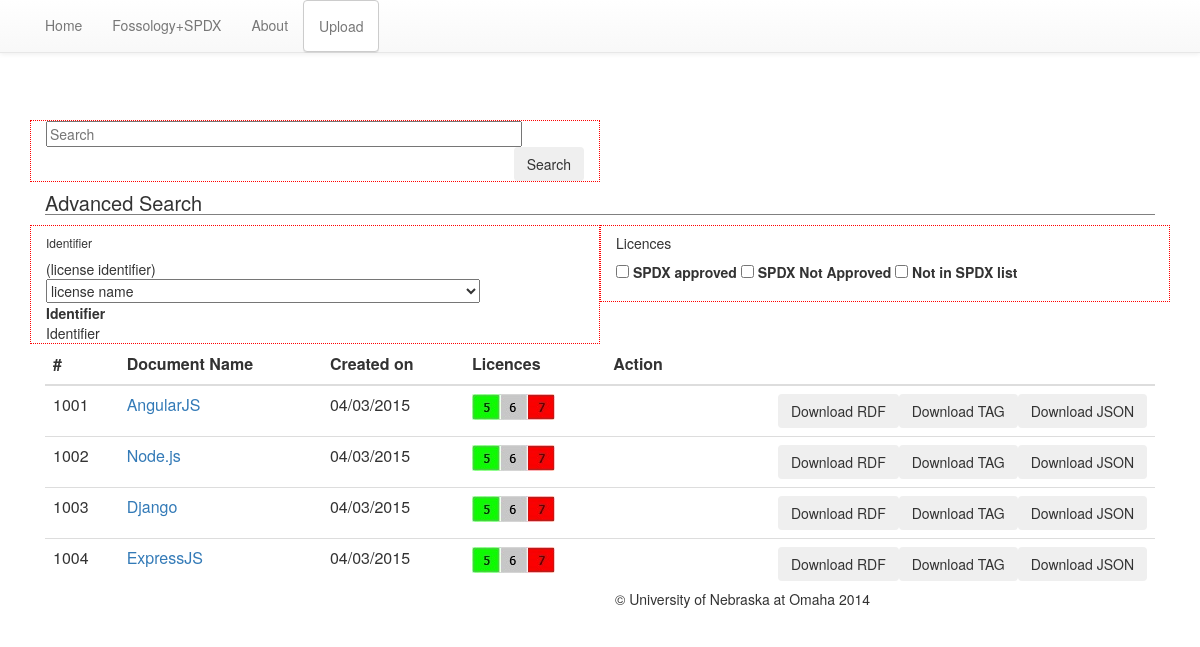
The page / on the database its author committed.
### tables this page shows
CREATE TABLE IF NOT EXISTS `spdx_file` (
  `spdx_pk` int(11) AUTO_INCREMENT,
  `spdx_id` text NOT NULL,
  `version` text NOT NULL,
  `data_license` text NOT NULL,
  `document_name` text NOT NULL,
  `document_namespace` text NOT NULL,
  `external_dic_ref` text NOT NULL,
  `license_list_version` text NOT NULL,
  `document_comment` text,
  `creator` text NOT NULL,
  `creator_optional1` text,
  `creator_optional2` text,
  `created_date` timestamp NOT NULL DEFAULT CURRENT_TIMESTAMP ON UPDATE CURRENT_TIMESTAMP,
  `creator_comment` text,
  PRIMARY KEY (`spdx_pk`)
);

### src/function/Data_Source.php (called while the page is built, shortened)
<?php
    $host        = "localhost";
    $username    = "root";
    $password    = "";
    $db_name     = "SPDX";
?>

### src/function/spdx_doc.php (called while the page is built, shortened)
<?php
   function getSPDX_DocList($name = "") {
        include("Data_Source.php");
        $query = "SELECT spdx_pk,
                         document_name,
                         created_date
                  FROM spdx_file ";
        $query .= "ORDER BY created_date ASC";
        $qrySpdxDocs = mysql_query($query);
        return $qrySpdxDocs;
    }
	 function getSPDX_LicenseList() {
        include("Data_Source.php");
        $query = "SELECT license_fullname, license_identifier
                  FROM spdx_license_list_insert";
        $qrySpdxList = mysql_query($query);
        return $qrySpdxList;
    }
?>

### src/index.php (the view, shortened to what this page needs)
<div class="container" >
  <div class="col-xs-12 blue-bord" style="height: 50px">
<?php
    include("function/_header.php");
    include("function/spdx_doc.php");
    $name = "";
?>
  </div>
  <div class="col-xs-12 col-md-6 red-bord">
       <form action="index.php" method="post" >
    		<input type="text" class="" size="60" tabindex="2" autofocus="autofocus" placeholder="Search" value="<?php 		echo $name; ?>" name="doc_name"/>
    		<button type="submit" class="btn pull-right">Search</button>
    	</form>
  </div>
  <div class="col-xs-12 blue-bord">
    <h4 class="search-header">Advanced Search</h4>
  </div>
  <div class="col-xs-12 col-md-6 red-bord">
    <h6>Identifier</strong></h6>
    <div id="identifier">Identifier</div>
    <select class="LicenseListDropDown" name="charset">
      <option value="(license identifier)" selected="selected">license name</option>
    </select>
    <div><strong>Identifier</strong></div>
    <div id="identifier">Identifier</div>
  </div>
  <div class="col-xs-12 col-md-6  red-bord">
    <form>
      <h5>Licences</h5>
      <input id="" name="outline" type="checkbox" value="1" />
      <label title="SPDX approved" for="">SPDX approved</label>
      <input id="" name="No200" type="checkbox" value="1" />
      <label title="SPDX Not Approved" for="">SPDX Not Approved</label>
      <input id="uri-verbose2" name="" type="checkbox" value="1" />
      <label title="Not in SPDX list" for="">Not in SPDX list</label>
    </form>
  </div>
</div>
<div class="container">
  <div class="col-xs-12">
  </div>
</div>
<div class="container">
 	<div class="col-xs-12">
    <table id="tablesorter" class="table display">
        <thead>
          <tr>
            <th>#</th>
            <th>Document Name</th>
            <th>Created on</th>
            <th>Licences</th>
            <th>Action</th>
          </tr>
        </thead>
        <tbody>
        <?php
          $result = getSPDX_DocList($name);
                    while($row = mysql_fetch_assoc($result)) {
                        echo '<tr>';
                        echo     '<td>';
                        echo         $row['spdx_pk'];
                        echo     '</td>';
                        echo     '<td>';
                        echo         '<a href="spdx_doc.php?doc_id=' . $row['spdx_pk'] . '">' . $row['document_name'] . '</a>';
                        echo     '</td>';
                        echo     '<td>';
                        echo         date('m/d/Y', strtotime($row['created_date']));
                        echo     '</td>';
						echo     '<td>';
						echo         '<img src="../src/images/flags.jpg" width="83" height="26" />';
						echo     '</td>';
                        echo     '<td style="text-align:right;">';
                        echo         '<div>';
                        echo             '<button type="button" class="btn" onclick="window.open(\'download.php?doc_id=' . $row['spdx_pk'] . '&format=RDF&doc_name=' . $row['document_name'] . '\',\'_blank\');">Download RDF</button>';
                        echo             '<button type="button" class="btn" onclick="window.open(\'download.php?doc_id=' . $row['spdx_pk'] . '&format=TAG&doc_name=' . $row['document_name'] . '\',\'_blank\');">Download TAG</button>';
                        echo             '<button type="button" class="btn" onclick="window.open(\'download.php?doc_id=' . $row['spdx_pk'] . '&format=JSON&doc_name=' . $row['document_name'] . '\',\'_blank\');">Download JSON</button>';
                        echo         '</div>';
                        echo     '</td>';
                        echo '</tr>';
                    }
                ?>
        </tbody>
    </table>
  </div>
</div>
<?php include("function/_footer.php"); ?>

### src/function/_header.php (shortened to what this page needs)
<SPDX-License-Identifier: Apache-2.0>
<!DOCTYPE html>
<html lang="en" ng-app="dashApp">
    <head>
        <link href="css/dashboard.css" rel="stylesheet">
        <link href="css/style.css" rel="stylesheet">
        <link href="css/upload_style.css" rel="stylesheet">
        <link href="css/bootstrap.css" rel="stylesheet">
        <link href="css/demo_table.css" rel="stylesheet">
        <link href="css/bootstrap-theme.css" rel="stylesheet">
        <link rel="stylesheet" href="http://maxcdn.bootstrapcdn.com/bootstrap/3.2.0/css/bootstrap.min.css">
         <link rel="stylesheet" href="//code.jquery.com/ui/1.11.4/themes/smoothness/jquery-ui.css">
   </head>
<body>
    <header class="navbar navbar-default navbar-fixed-top bs-docs-nav" id="top" role="banner" >
        <div class="container">
            <nav class="collapse navbar-collapse bs-navbar-collapse">
                <ul class="nav navbar-nav">
                 	<li><a href="index.php">Home</a></li>
                 	<li><a href="https://fossologyspdx.ist.unomaha.edu/" target="_blank">Fossology+SPDX</a></li>
                 	<li><a href="About.php">About</a></li>
                    <li><a class="btn btn-default navbar-upload" role="button" href="upload.php">Upload</a></li>
                </ul>
            </nav>
        </div>
    </header>

### src/function/_footer.php
        <div class="container">
        	<div class="col-md-6 col-md-offset-6">
	            <footer>
	                <p>&copy; University of Nebraska at Omaha 2014</p>
	            </footer>
            </div>
        </div>
    </body>
</html>

### src/css/style.css (style rules this page uses)
.search-header { font-size: 20px; border-bottom: solid 1px grey; }
.red-bord { border: dotted 1px red; }

### src/css/demo_table.css (style rules this page uses)
table.display { clear: both; margin: 0 auto; width: 100%; }
table.display thead th { border-bottom: 1px solid black; cursor: pointer; font-weight: bold; padding: 3px 18px 3px 10px; }
table.display td { padding: 3px 10px; }

### rows shown on the page
spdx_file: spdx_pk "1001", document_name "AngularJS", created_date "04/03/2015"
spdx_file: spdx_pk "1002", document_name "Node.js", created_date "04/03/2015"
spdx_file: spdx_pk "1003", document_name "Django", created_date "04/03/2015"
spdx_file: spdx_pk "1004", document_name "ExpressJS", created_date "04/03/2015"
